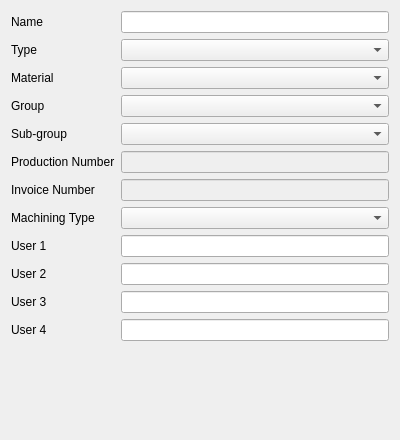
<?xml version="1.0" encoding="UTF-8"?>
<ui version="4.0">
 <class>Dialog</class>
 <widget class="QDialog" name="Dialog">
  <property name="geometry">
   <rect>
    <x>0</x>
    <y>0</y>
    <width>400</width>
    <height>440</height>
   </rect>
  </property>
  <property name="minimumSize">
   <size>
    <width>150</width>
    <height>200</height>
   </size>
  </property>
  <property name="windowTitle">
   <string>Dialog</string>
  </property>
  <layout class="QGridLayout" name="gridLayout">
   <item row="0" column="0">
    <widget class="QLabel" name="label">
     <property name="text">
      <string>Name</string>
     </property>
    </widget>
   </item>
   <item row="2" column="0">
    <widget class="QLabel" name="label_3">
     <property name="text">
      <string>Material</string>
     </property>
    </widget>
   </item>
   <item row="3" column="0">
    <widget class="QLabel" name="label_4">
     <property name="text">
      <string>Group</string>
     </property>
    </widget>
   </item>
   <item row="1" column="0">
    <widget class="QLabel" name="label_2">
     <property name="text">
      <string>Type</string>
     </property>
    </widget>
   </item>
   <item row="5" column="0">
    <widget class="QLabel" name="label_6">
     <property name="text">
      <string>Production Number</string>
     </property>
    </widget>
   </item>
   <item row="6" column="0">
    <widget class="QLabel" name="label_7">
     <property name="text">
      <string>Invoice Number</string>
     </property>
    </widget>
   </item>
   <item row="8" column="0">
    <widget class="QLabel" name="label_9">
     <property name="text">
      <string>User 1</string>
     </property>
    </widget>
   </item>
   <item row="4" column="0">
    <widget class="QLabel" name="label_5">
     <property name="text">
      <string>Sub-group</string>
     </property>
    </widget>
   </item>
   <item row="9" column="0">
    <widget class="QLabel" name="label_10">
     <property name="text">
      <string>User 2</string>
     </property>
    </widget>
   </item>
   <item row="7" column="0">
    <widget class="QLabel" name="label_8">
     <property name="text">
      <string>Machining Type</string>
     </property>
    </widget>
   </item>
   <item row="12" column="0">
    <spacer name="verticalSpacer">
     <property name="orientation">
      <enum>Qt::Vertical</enum>
     </property>
     <property name="sizeHint" stdset="0">
      <size>
       <width>20</width>
       <height>40</height>
      </size>
     </property>
    </spacer>
   </item>
   <item row="10" column="0">
    <widget class="QLabel" name="label_11">
     <property name="text">
      <string>User 3</string>
     </property>
    </widget>
   </item>
   <item row="11" column="0">
    <widget class="QLabel" name="label_12">
     <property name="text">
      <string>User 4</string>
     </property>
    </widget>
   </item>
   <item row="0" column="1">
    <widget class="QLineEdit" name="led_Name"/>
   </item>
   <item row="1" column="1">
    <widget class="QComboBox" name="cb_Type"/>
   </item>
   <item row="2" column="1">
    <widget class="QComboBox" name="cb_WoodClass"/>
   </item>
   <item row="3" column="1">
    <widget class="QComboBox" name="cb_Group"/>
   </item>
   <item row="4" column="1">
    <widget class="QComboBox" name="cb_Sub_Group"/>
   </item>
   <item row="5" column="1">
    <widget class="QLineEdit" name="led_ProdNum">
     <property name="enabled">
      <bool>false</bool>
     </property>
    </widget>
   </item>
   <item row="6" column="1">
    <widget class="QLineEdit" name="led_InvNum">
     <property name="enabled">
      <bool>false</bool>
     </property>
    </widget>
   </item>
   <item row="7" column="1">
    <widget class="QComboBox" name="cb_Machining"/>
   </item>
   <item row="8" column="1">
    <widget class="QLineEdit" name="led_User1"/>
   </item>
   <item row="9" column="1">
    <widget class="QLineEdit" name="led_User2"/>
   </item>
   <item row="10" column="1">
    <widget class="QLineEdit" name="led_User3"/>
   </item>
   <item row="11" column="1">
    <widget class="QLineEdit" name="led_User4"/>
   </item>
  </layout>
 </widget>
 <resources/>
 <connections/>
</ui>
